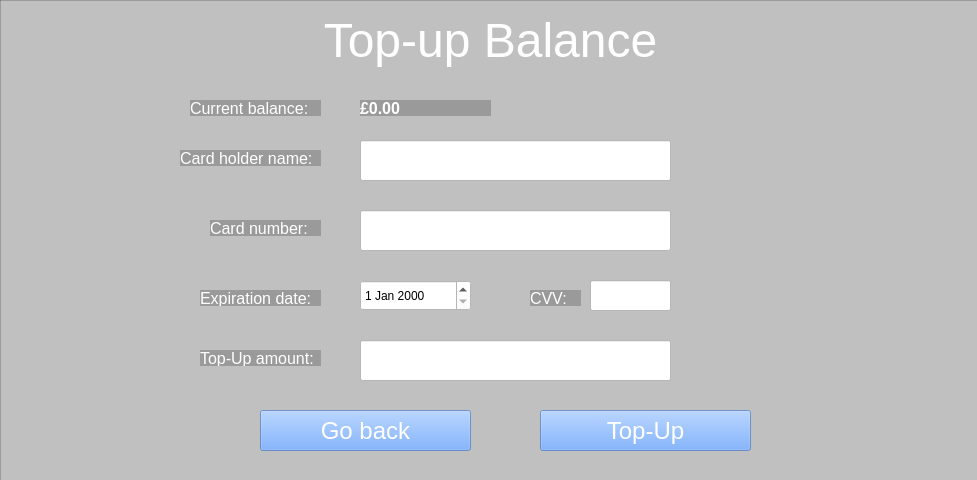
<?xml version="1.0" encoding="UTF-8"?>
<ui version="4.0">
 <class>MainWindowTopUpBalance</class>
 <widget class="QMainWindow" name="MainWindowTopUpBalance">
  <property name="geometry">
   <rect>
    <x>0</x>
    <y>0</y>
    <width>977</width>
    <height>480</height>
   </rect>
  </property>
  <property name="windowTitle">
   <string>E-Vehicle Share System</string>
  </property>
  <property name="windowIcon">
   <iconset>
    <normaloff>:/icon/Users/Calvin Pfob/Documents/guiDevelopment/icon.png</normaloff>:/icon/Users/Calvin Pfob/Documents/guiDevelopment/icon.png</iconset>
  </property>
  <property name="iconSize">
   <size>
    <width>25</width>
    <height>25</height>
   </size>
  </property>
  <widget class="QWidget" name="topUpPage">
   <widget class="QLabel" name="title">
    <property name="geometry">
     <rect>
      <x>0</x>
      <y>10</y>
      <width>981</width>
      <height>61</height>
     </rect>
    </property>
    <property name="font">
     <font>
      <family>Arial</family>
      <pointsize>48</pointsize>
     </font>
    </property>
    <property name="text">
     <string>&lt;html&gt;&lt;head/&gt;&lt;body&gt;&lt;p&gt;&lt;span style=&quot; font-size:36pt; color:#ffffff;&quot;&gt;Top-up Balance&lt;/span&gt;&lt;/p&gt;&lt;/body&gt;&lt;/html&gt;</string>
    </property>
    <property name="alignment">
     <set>Qt::AlignCenter</set>
    </property>
   </widget>
   <widget class="QLabel" name="backgroundPicture">
    <property name="geometry">
     <rect>
      <x>0</x>
      <y>0</y>
      <width>981</width>
      <height>481</height>
     </rect>
    </property>
    <property name="styleSheet">
     <string notr="true">background-image: url(:/login/tier-mobility-2021-05-min.png);</string>
    </property>
    <property name="text">
     <string/>
    </property>
    <property name="pixmap">
     <pixmap resource="../../../../Qt/6.4.0/mingw_64/bin/bg.qrc">:/login/tier-mobility-2021-05-min.png</pixmap>
    </property>
    <property name="scaledContents">
     <bool>true</bool>
    </property>
   </widget>
   <widget class="QPushButton" name="topUpButton">
    <property name="geometry">
     <rect>
      <x>540</x>
      <y>410</y>
      <width>211</width>
      <height>41</height>
     </rect>
    </property>
    <property name="font">
     <font>
      <pointsize>18</pointsize>
     </font>
    </property>
    <property name="styleSheet">
     <string notr="true">background-color: rgba(85, 153, 255, 150); color: white</string>
    </property>
    <property name="text">
     <string>Top-Up</string>
    </property>
   </widget>
   <widget class="QFrame" name="backgroundFrame">
    <property name="geometry">
     <rect>
      <x>0</x>
      <y>0</y>
      <width>981</width>
      <height>481</height>
     </rect>
    </property>
    <property name="styleSheet">
     <string notr="true">background:rgba(0, 0, 0, 50)</string>
    </property>
    <property name="frameShape">
     <enum>QFrame::StyledPanel</enum>
    </property>
    <property name="frameShadow">
     <enum>QFrame::Raised</enum>
    </property>
    <widget class="QLineEdit" name="cardHolderNameEntry">
     <property name="geometry">
      <rect>
       <x>360</x>
       <y>140</y>
       <width>311</width>
       <height>41</height>
      </rect>
     </property>
     <property name="font">
      <font>
       <family>Arial</family>
       <pointsize>12</pointsize>
      </font>
     </property>
     <property name="styleSheet">
      <string notr="true">background-color:white</string>
     </property>
     <property name="text">
      <string/>
     </property>
    </widget>
    <widget class="QLabel" name="cardHolderNameLabel">
     <property name="geometry">
      <rect>
       <x>180</x>
       <y>150</y>
       <width>141</width>
       <height>16</height>
      </rect>
     </property>
     <property name="font">
      <font>
       <family>Arial</family>
       <pointsize>12</pointsize>
      </font>
     </property>
     <property name="styleSheet">
      <string notr="true">color:rgb(255, 255, 255)</string>
     </property>
     <property name="text">
      <string>Card holder name:</string>
     </property>
    </widget>
    <widget class="QLabel" name="cardNumberLabel">
     <property name="geometry">
      <rect>
       <x>210</x>
       <y>220</y>
       <width>111</width>
       <height>16</height>
      </rect>
     </property>
     <property name="font">
      <font>
       <family>Arial</family>
       <pointsize>12</pointsize>
      </font>
     </property>
     <property name="styleSheet">
      <string notr="true">color:rgb(255, 255, 255)</string>
     </property>
     <property name="text">
      <string>Card number:</string>
     </property>
    </widget>
    <widget class="QLabel" name="cvvLabel">
     <property name="geometry">
      <rect>
       <x>530</x>
       <y>290</y>
       <width>51</width>
       <height>16</height>
      </rect>
     </property>
     <property name="font">
      <font>
       <family>Arial</family>
       <pointsize>12</pointsize>
      </font>
     </property>
     <property name="styleSheet">
      <string notr="true">color:rgb(255, 255, 255)</string>
     </property>
     <property name="text">
      <string>CVV:</string>
     </property>
    </widget>
    <widget class="QLabel" name="expirationDateLabel">
     <property name="geometry">
      <rect>
       <x>200</x>
       <y>290</y>
       <width>121</width>
       <height>16</height>
      </rect>
     </property>
     <property name="font">
      <font>
       <family>Arial</family>
       <pointsize>12</pointsize>
      </font>
     </property>
     <property name="styleSheet">
      <string notr="true">color:rgb(255, 255, 255)</string>
     </property>
     <property name="text">
      <string>Expiration date: </string>
     </property>
    </widget>
    <widget class="QDateEdit" name="expirationDateInput">
     <property name="geometry">
      <rect>
       <x>360</x>
       <y>280</y>
       <width>111</width>
       <height>31</height>
      </rect>
     </property>
     <property name="styleSheet">
      <string notr="true">background-color: white</string>
     </property>
    </widget>
    <widget class="QLabel" name="currentBalanceLabel">
     <property name="geometry">
      <rect>
       <x>190</x>
       <y>100</y>
       <width>131</width>
       <height>16</height>
      </rect>
     </property>
     <property name="font">
      <font>
       <family>Arial</family>
       <pointsize>12</pointsize>
      </font>
     </property>
     <property name="styleSheet">
      <string notr="true">color:rgb(255, 255, 255)</string>
     </property>
     <property name="text">
      <string>Current balance:</string>
     </property>
    </widget>
    <widget class="QLabel" name="currentBalanceOutput">
     <property name="geometry">
      <rect>
       <x>360</x>
       <y>100</y>
       <width>131</width>
       <height>16</height>
      </rect>
     </property>
     <property name="font">
      <font>
       <family>Arial</family>
       <pointsize>12</pointsize>
       <bold>true</bold>
      </font>
     </property>
     <property name="styleSheet">
      <string notr="true">color:rgb(255, 255, 255)</string>
     </property>
     <property name="text">
      <string>£0.00</string>
     </property>
    </widget>
    <widget class="QLineEdit" name="cardNumberEntry">
     <property name="geometry">
      <rect>
       <x>360</x>
       <y>210</y>
       <width>311</width>
       <height>41</height>
      </rect>
     </property>
     <property name="font">
      <font>
       <family>Arial</family>
       <pointsize>12</pointsize>
      </font>
     </property>
     <property name="styleSheet">
      <string notr="true">background-color:white</string>
     </property>
     <property name="text">
      <string/>
     </property>
    </widget>
    <widget class="QLineEdit" name="cvvEntry">
     <property name="geometry">
      <rect>
       <x>590</x>
       <y>280</y>
       <width>81</width>
       <height>31</height>
      </rect>
     </property>
     <property name="font">
      <font>
       <family>Arial</family>
       <pointsize>12</pointsize>
      </font>
     </property>
     <property name="styleSheet">
      <string notr="true">background-color:white</string>
     </property>
     <property name="text">
      <string/>
     </property>
    </widget>
    <widget class="QLabel" name="topUpAmountLabel">
     <property name="geometry">
      <rect>
       <x>200</x>
       <y>350</y>
       <width>121</width>
       <height>16</height>
      </rect>
     </property>
     <property name="font">
      <font>
       <family>Arial</family>
       <pointsize>12</pointsize>
      </font>
     </property>
     <property name="styleSheet">
      <string notr="true">color:rgb(255, 255, 255)</string>
     </property>
     <property name="text">
      <string>Top-Up amount: </string>
     </property>
    </widget>
    <widget class="QLineEdit" name="topUpAmountEntry">
     <property name="geometry">
      <rect>
       <x>360</x>
       <y>340</y>
       <width>311</width>
       <height>41</height>
      </rect>
     </property>
     <property name="font">
      <font>
       <family>Arial</family>
       <pointsize>12</pointsize>
      </font>
     </property>
     <property name="styleSheet">
      <string notr="true">background-color:white</string>
     </property>
     <property name="text">
      <string/>
     </property>
    </widget>
   </widget>
   <widget class="QPushButton" name="goBackButton">
    <property name="geometry">
     <rect>
      <x>260</x>
      <y>410</y>
      <width>211</width>
      <height>41</height>
     </rect>
    </property>
    <property name="font">
     <font>
      <pointsize>18</pointsize>
     </font>
    </property>
    <property name="styleSheet">
     <string notr="true">background-color: rgba(85, 153, 255, 150); color: white</string>
    </property>
    <property name="text">
     <string>Go back</string>
    </property>
   </widget>
   <zorder>backgroundPicture</zorder>
   <zorder>backgroundFrame</zorder>
   <zorder>title</zorder>
   <zorder>topUpButton</zorder>
   <zorder>goBackButton</zorder>
  </widget>
 </widget>
 <resources>
  <include location="../../../../Qt/6.4.0/mingw_64/bin/bg.qrc"/>
 </resources>
 <connections/>
</ui>
